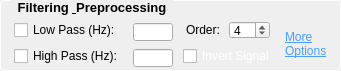
                 <widget class="QGroupBox" name="groupBox">
                  <property name="sizePolicy">
                   <sizepolicy hsizetype="Fixed" vsizetype="Fixed">
                    <horstretch>0</horstretch>
                    <verstretch>0</verstretch>
                   </sizepolicy>
                  </property>
                  <property name="minimumSize">
                   <size>
                    <width>341</width>
                    <height>71</height>
                   </size>
                  </property>
                  <property name="maximumSize">
                   <size>
                    <width>341</width>
                    <height>71</height>
                   </size>
                  </property>
                  <property name="font">
                   <font>
                    <pointsize>10</pointsize>
                    <bold>true</bold>
                   </font>
                  </property>
                  <property name="styleSheet">
                   <string notr="true">QGroupBox {
            border: 1px solid #ffffff;
            border-radius: 4px;
            margin-top: 0.5em;
            padding-top: 0.5em;
        }

        QGroupBox::title {
            subcontrol-origin: margin;
            left: 10px;
            padding: 0 3px 0 3px;
        }</string>
                  </property>
                  <property name="title">
                   <string>Filtering &amp; Preprocessing</string>
                  </property>
                  <widget class="QWidget" name="layoutWidget">
                   <property name="geometry">
                    <rect>
                     <x>10</x>
                     <y>20</y>
                     <width>323</width>
                     <height>48</height>
                    </rect>
                   </property>
                   <layout class="QHBoxLayout" name="horizontalLayout_8">
                    <item>
                     <layout class="QVBoxLayout" name="verticalLayout_8">
                      <item>
                       <widget class="QCheckBox" name="LowPass_checkBox">
                        <property name="sizePolicy">
                         <sizepolicy hsizetype="Fixed" vsizetype="Fixed">
                          <horstretch>0</horstretch>
                          <verstretch>0</verstretch>
                         </sizepolicy>
                        </property>
                        <property name="minimumSize">
                         <size>
                          <width>0</width>
                          <height>18</height>
                         </size>
                        </property>
                        <property name="maximumSize">
                         <size>
                          <width>16777215</width>
                          <height>18</height>
                         </size>
                        </property>
                        <property name="font">
                         <font>
                          <pointsize>9</pointsize>
                          <bold>false</bold>
                         </font>
                        </property>
                        <property name="toolTip">
                         <string>Apply low-pass Butterworth filter to remove high-frequency noise</string>
                        </property>
                        <property name="text">
                         <string>Low Pass (Hz):</string>
                        </property>
                       </widget>
                      </item>
                      <item>
                       <widget class="QCheckBox" name="HighPass_checkBox">
                        <property name="sizePolicy">
                         <sizepolicy hsizetype="Fixed" vsizetype="Fixed">
                          <horstretch>0</horstretch>
                          <verstretch>0</verstretch>
                         </sizepolicy>
                        </property>
                        <property name="font">
                         <font>
                          <pointsize>9</pointsize>
                          <bold>false</bold>
                         </font>
                        </property>
                        <property name="toolTip">
                         <string>Apply high-pass Butterworth filter to remove low-frequency drift</string>
                        </property>
                        <property name="text">
                         <string>High Pass (Hz):</string>
                        </property>
                       </widget>
                      </item>
                     </layout>
                    </item>
                    <item>
                     <layout class="QVBoxLayout" name="verticalLayout_9">
                      <item>
                       <widget class="QLineEdit" name="LowPassVal">
                        <property name="sizePolicy">
                         <sizepolicy hsizetype="Fixed" vsizetype="Fixed">
                          <horstretch>0</horstretch>
                          <verstretch>0</verstretch>
                         </sizepolicy>
                        </property>
                        <property name="minimumSize">
                         <size>
                          <width>40</width>
                          <height>18</height>
                         </size>
                        </property>
                        <property name="maximumSize">
                         <size>
                          <width>40</width>
                          <height>16</height>
                         </size>
                        </property>
                        <property name="font">
                         <font>
                          <pointsize>8</pointsize>
                         </font>
                        </property>
                       </widget>
                      </item>
                      <item>
                       <widget class="QLineEdit" name="HighPassVal">
                        <property name="sizePolicy">
                         <sizepolicy hsizetype="Fixed" vsizetype="Fixed">
                          <horstretch>0</horstretch>
                          <verstretch>0</verstretch>
                         </sizepolicy>
                        </property>
                        <property name="minimumSize">
                         <size>
                          <width>40</width>
                          <height>18</height>
                         </size>
                        </property>
                        <property name="maximumSize">
                         <size>
                          <width>40</width>
                          <height>16</height>
                         </size>
                        </property>
                        <property name="font">
                         <font>
                          <pointsize>8</pointsize>
                         </font>
                        </property>
                       </widget>
                      </item>
                     </layout>
                    </item>
                    <item>
                     <layout class="QVBoxLayout" name="verticalLayout_10">
                      <item>
                       <layout class="QHBoxLayout" name="horizontalLayout_9">
                        <item>
                         <widget class="QLabel" name="FilterOrderLabel">
                          <property name="sizePolicy">
                           <sizepolicy hsizetype="Fixed" vsizetype="Fixed">
                            <horstretch>0</horstretch>
                            <verstretch>0</verstretch>
                           </sizepolicy>
                          </property>
                          <property name="font">
                           <font>
                            <pointsize>9</pointsize>
                            <bold>false</bold>
                           </font>
                          </property>
                          <property name="toolTip">
                           <string>Butterworth filter order (higher = steeper roll-off, stronger filtering)</string>
                          </property>
                          <property name="text">
                           <string>Order:</string>
                          </property>
                         </widget>
                        </item>
                        <item>
                         <widget class="QSpinBox" name="FilterOrderSpin">
                          <property name="sizePolicy">
                           <sizepolicy hsizetype="Fixed" vsizetype="Fixed">
                            <horstretch>0</horstretch>
                            <verstretch>0</verstretch>
                           </sizepolicy>
                          </property>
                          <property name="minimumSize">
                           <size>
                            <width>0</width>
                            <height>18</height>
                           </size>
                          </property>
                          <property name="maximumSize">
                           <size>
                            <width>16777215</width>
                            <height>18</height>
                           </size>
                          </property>
                          <property name="toolTip">
                           <string>Butterworth filter order (higher = steeper roll-off, stronger filtering)</string>
                          </property>
                          <property name="minimum">
                           <number>2</number>
                          </property>
                          <property name="maximum">
                           <number>10</number>
                          </property>
                          <property name="value">
                           <number>4</number>
                          </property>
                         </widget>
                        </item>
                       </layout>
                      </item>
                      <item>
                       <widget class="QCheckBox" name="InvertSignal_checkBox">
                        <property name="sizePolicy">
                         <sizepolicy hsizetype="Fixed" vsizetype="Fixed">
                          <horstretch>0</horstretch>
                          <verstretch>0</verstretch>
                         </sizepolicy>
                        </property>
                        <property name="font">
                         <font>
                          <pointsize>9</pointsize>
                          <bold>false</bold>
                         </font>
                        </property>
                        <property name="toolTip">
                         <string>Invert the signal polarity (flip upside down)</string>
                        </property>
                        <property name="styleSheet">
                         <string notr="true">/* Make all checkbox labels white */
QCheckBox {
    color: #ffffff;
}

/* Dim when disabled */
QCheckBox:disabled {
    color: #7f8899;
}
</string>
                        </property>
                        <property name="text">
                         <string>Invert Signal</string>
                        </property>
                       </widget>
                      </item>
                     </layout>
                    </item>
                    <item>
                     <widget class="QPushButton" name="SpectralAnalysisButton">
                      <property name="sizePolicy">
                       <sizepolicy hsizetype="Fixed" vsizetype="Fixed">
                        <horstretch>0</horstretch>
                        <verstretch>0</verstretch>
                       </sizepolicy>
                      </property>
                      <property name="font">
                       <font>
                        <pointsize>9</pointsize>
                        <bold>false</bold>
                        <underline>true</underline>
                       </font>
                      </property>
                      <property name="cursor">
                       <cursorShape>PointingHandCursor</cursorShape>
                      </property>
                      <property name="toolTip">
                       <string>View power spectrum and wavelet analysis, configure notch filter</string>
                      </property>
                      <property name="styleSheet">
                       <string notr="true">QPushButton {
    text-align: left;
    border: none;
    background: transparent;
    text-decoration: underline;
    color: #4A9EFF;
}
QPushButton:hover {
    color: #6BB6FF;
}</string>
                      </property>
                      <property name="text">
                       <string>More
Options</string>
                      </property>
                     </widget>
                    </item>
                   </layout>
                  </widget>
                 </widget>
